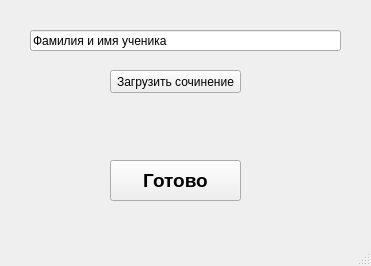
<?xml version="1.0" encoding="UTF-8"?>
<ui version="4.0">
 <class>MainWindow</class>
 <widget class="QMainWindow" name="MainWindow">
  <property name="geometry">
   <rect>
    <x>0</x>
    <y>0</y>
    <width>371</width>
    <height>266</height>
   </rect>
  </property>
  <property name="windowTitle">
   <string>MainWindow</string>
  </property>
  <widget class="QWidget" name="centralwidget">
   <widget class="QPushButton" name="ok_btn">
    <property name="geometry">
     <rect>
      <x>110</x>
      <y>160</y>
      <width>131</width>
      <height>41</height>
     </rect>
    </property>
    <property name="font">
     <font>
      <pointsize>14</pointsize>
      <weight>75</weight>
      <bold>true</bold>
     </font>
    </property>
    <property name="text">
     <string>Готово</string>
    </property>
   </widget>
   <widget class="QLineEdit" name="name_edit">
    <property name="geometry">
     <rect>
      <x>30</x>
      <y>30</y>
      <width>311</width>
      <height>21</height>
     </rect>
    </property>
    <property name="text">
     <string>Фамилия и имя ученика</string>
    </property>
   </widget>
   <widget class="QPushButton" name="add_esse_btn">
    <property name="geometry">
     <rect>
      <x>110</x>
      <y>70</y>
      <width>131</width>
      <height>23</height>
     </rect>
    </property>
    <property name="text">
     <string>Загрузить сочинение</string>
    </property>
   </widget>
  </widget>
  <widget class="QMenuBar" name="menubar">
   <property name="geometry">
    <rect>
     <x>0</x>
     <y>0</y>
     <width>371</width>
     <height>21</height>
    </rect>
   </property>
  </widget>
  <widget class="QStatusBar" name="statusbar"/>
 </widget>
 <resources/>
 <connections/>
</ui>
